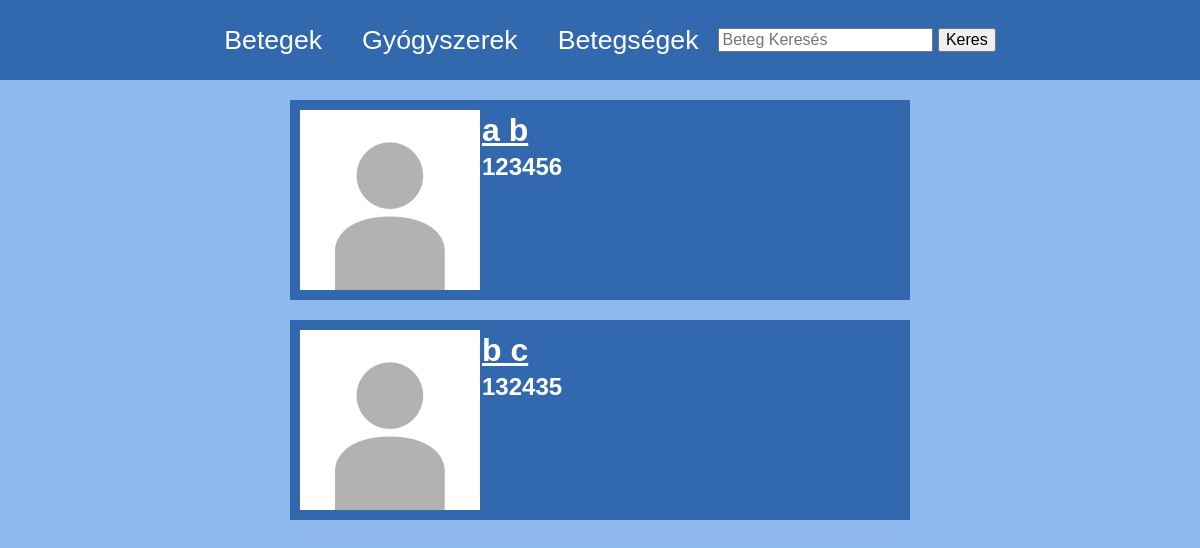
The page / on the database its author committed.
### server.py (models this page shows, shortened)
class Beteg(db.Model):
    TAJ = db.Column(db.Integer, primary_key=True, unique=True, autoincrement=True)
    nev = db.Column(db.String(30))
    lakcim = db.Column(db.String(255))
    szuletes = db.Column(db.Date)
    vizsgalatok = db.relationship("Vizsgalat", backref="beteg", order_by="desc(Vizsgalat.datum)")
    erzekenysegek = db.relationship("Erzekeny", backref="beteg")
    felirasok = db.relationship("Felir", backref="beteg")
    diagnosztizalasok = db.relationship("Diagnosztizal", backref="beteg")

### server.py (the view)
@app.route('/')
def index():
    betegek = Beteg.query.all()
    return render_template('index.html', betegek=betegek)

### server.py (called while the page is built)
@app.before_request
def showIp():
    print(request.headers.get('X-FORWARDED-FOR'))

@app.before_request
def fixAdmin():
    if request.path == "/admin":
        return redirect(f"{request.url_root}admin/")

@app.context_processor
def handle_context():
    return dict(session=session, db=db, datetime=datetime, reversed=reversed)

### templates/index.html (shortened to what this page needs)
<!DOCTYPE html>
<html lang="en">
<head>
    <link rel="stylesheet" href="../static/style.css">
</head>
<body>
    {%include 'navbar.html'%}
    {%for beteg in betegek%}
    <div class="betegCard">
        <div class="flexrow">
            <img src="../static/pfp.jpg" alt="pfp">
            <div class="flexcol">
                <h1><a href="/beteg/{{beteg.TAJ}}">{{beteg.nev}}</a></h1>
                <h2>{{beteg.TAJ}}</h2>
            </div>
        </div>
    </div>
    {%endfor%}
</body>
</html>

### static/style.css (style rules this page uses)
:root { --c-foreground: rgb(50, 104, 173); --c-background: rgb(143, 184, 237); }
html,body { width: 100vw; height: 100vh; margin: 0px; padding: 0px; overflow-x: hidden; }
body { background-color: var(--c-background); font-family: Arial, Helvetica, sans-serif; }
.betegCard, details { background-color: var(--c-foreground); color: white; font-size: 12pt; margin: 20px auto; padding: 10px; width: 50vw; }
.betegCard img { max-width: 200px; max-height: 200px; width: 30%; height: 30%; }
.betegCard a { min-width: 70vw; height: 100%; color: white; }
.betegCard h1, .betegCard h2, .betegCard p { padding: 2px; margin: 0px; }
.flexcol { display: flex; flex-direction: column; }
.flexrow { display: flex; flex-direction: row; }

### rows shown on the page
Beteg: nev "a b", TAJ "123456"
Beteg: nev "b c", TAJ "132435"
